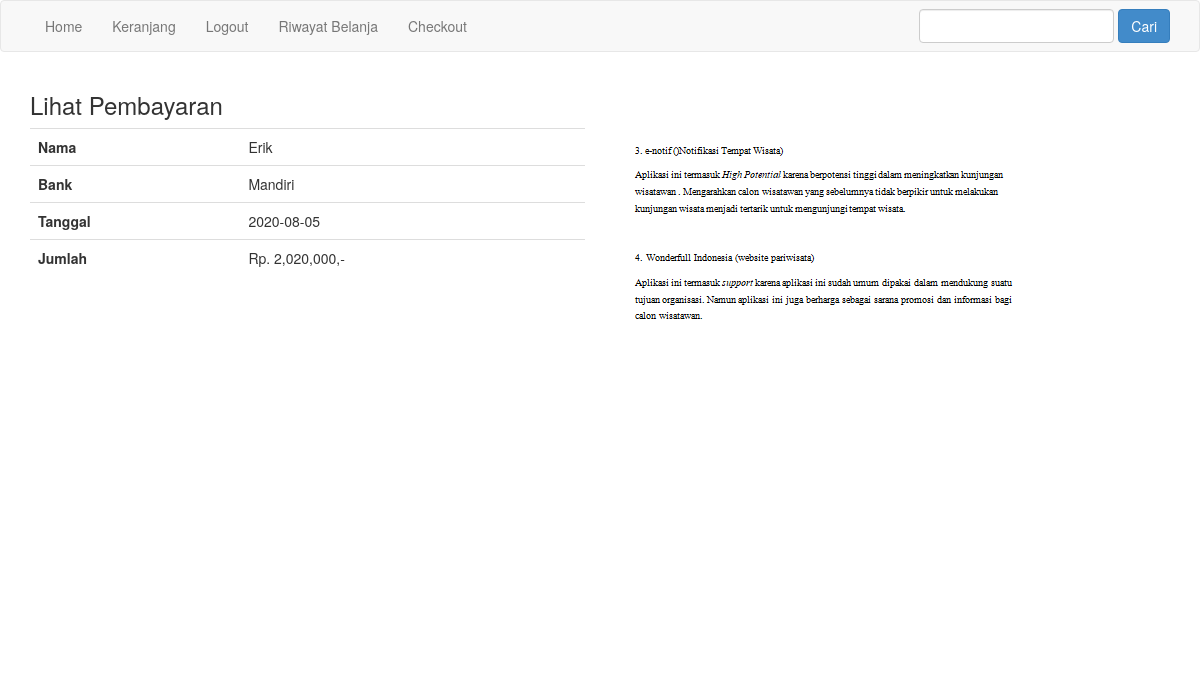
The app's page /lihat-pembayaran.php?id=11 (signed in) with its own data.
### tables this page shows
CREATE TABLE `pembayaran` (
  `id_pembayaran` int(11) NOT NULL,
  `id_pembelian` int(11) NOT NULL,
  `nama` varchar(255) NOT NULL,
  `bank` varchar(255) NOT NULL,
  `jumlah` int(11) NOT NULL,
  `tanggal` date NOT NULL,
  `bukti` varchar(255) NOT NULL
);

### lihat-pembayaran.php (the view, shortened to what this page needs)
<?php
include 'koneksi.php';
$id_pembelian = $_GET['id'];
$ambil = $koneksi->query("SELECT * FROM pembayaran JOIN pembelian ON pembayaran.id_pembelian=pembelian.id_pembelian WHERE pembelian.id_pembelian='$id_pembelian'");
$detbay = $ambil->fetch_assoc();
?>
<!DOCTYPE html>
<html lang="en">
<head>
  <link rel="stylesheet" href="admin/assets/css/bootstrap.css">
</head>
<body>
<?php include 'templates/navbar.php'; ?>
<section class="content">
  <div class="container">
    <h3>Lihat Pembayaran</h3>
    <div class="row">
      <div class="col-md-6">
        <table class="table">
          <tr>
            <th>Nama</th>
            <td><?= $detbay['nama']; ?></td>
          </tr>
          <tr>
            <th>Bank</th>
            <td><?= $detbay['bank']; ?></td>
          </tr>
          <tr>
            <th>Tanggal</th>
            <td><?= $detbay['tanggal']; ?></td>
          </tr>
          <tr>
            <th>Jumlah</th>
            <td>Rp. <?= number_format($detbay['jumlah']); ?>,-</td>
          </tr>
        </table>
      </div>
      <div class="col-md-6">
        <img src="bukti_pembayaran/<?= $detbay['bukti']; ?>" alt="" class="img-responsive">
      </div>
    </div>
  </div>
</section>
</body>
</html>

### records on screen
pembayaran: nama "Erik", bank "Mandiri", tanggal "2020-08-05", jumlah "2,020,000", bukti (picture)
